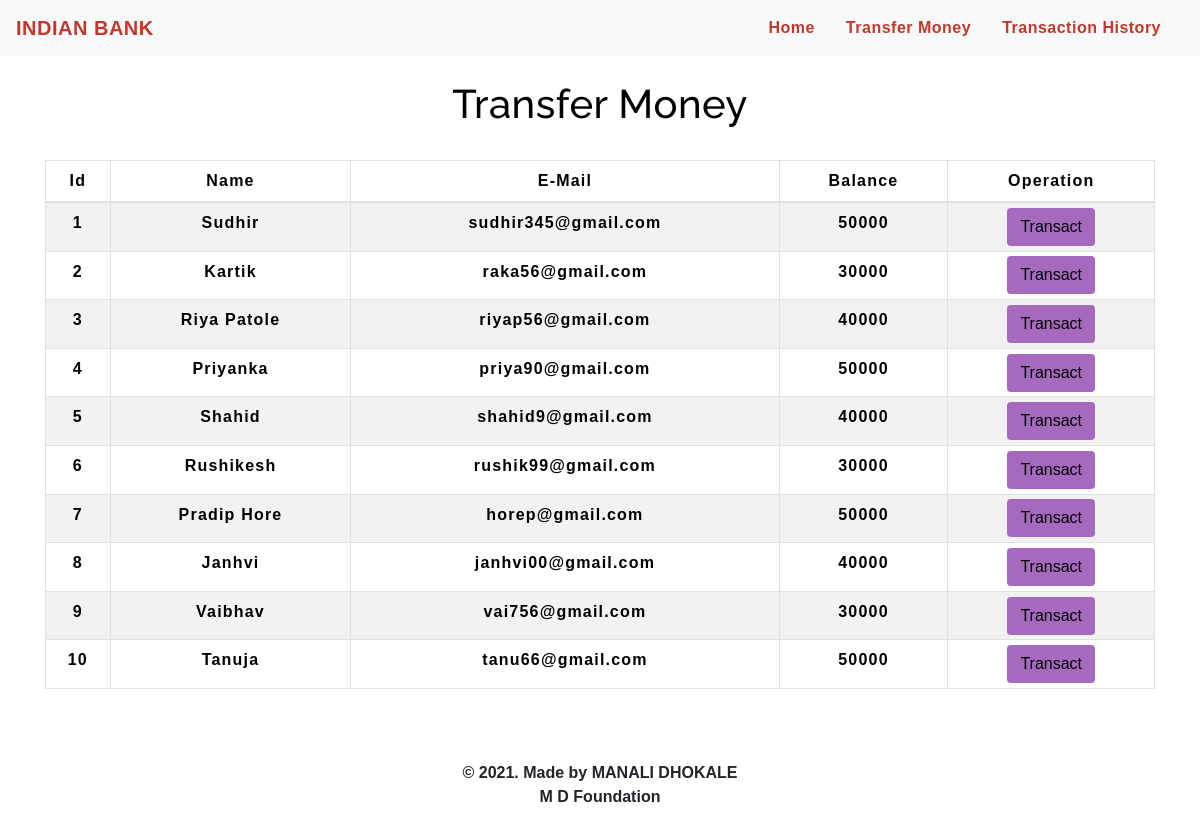
The app's page /transfermoney.php with its own data.
### tables this page shows
CREATE TABLE `users` (
  `id` int(3) NOT NULL,
  `name` text NOT NULL,
  `email` varchar(30) NOT NULL,
  `balance` int(8) NOT NULL
);

### transfermoney.php (the view, shortened to what this page needs)
<!DOCTYPE html>
<html lang="en">
<head>
    <link rel="stylesheet" href="https://maxcdn.bootstrapcdn.com/bootstrap/4.0.0/css/bootstrap.min.css">
    <link rel="stylesheet" type="text/css" href="css/table.css">
    <link rel="stylesheet" type="text/css" href="css/navbar.css">
</head>
<body >
<?php
    include 'config.php';
    $sql = "SELECT * FROM users";
    $result = mysqli_query($conn,$sql);
?>
<?php
  include 'navbar.php';
?>
<div class="container">
        <h2 class="text-center pt-4" style="color : black;">Transfer Money</h2>
        <br>
            <div class="row">
                <div class="col">
                    <div class="table-responsive-sm">
                    <table class="table table-hover table-sm table-striped table-condensed table-bordered" style="border-color:black;">
                        <thead style="color : black;">
                            <tr>
                            <th scope="col" class="text-center py-2">Id</th>
                            <th scope="col" class="text-center py-2">Name</th>
                            <th scope="col" class="text-center py-2">E-Mail</th>
                            <th scope="col" class="text-center py-2">Balance</th>
                            <th scope="col" class="text-center py-2">Operation</th>
                            </tr>
                        </thead>
                        <tbody>
                <?php
                    while($rows=mysqli_fetch_assoc($result)){
                ?>
                    <tr style="color : black;">
                        <td class="py-2"><?php echo $rows['id'] ?></td>
                        <td class="py-2"><?php echo $rows['name']?></td>
                        <td class="py-2"><?php echo $rows['email']?></td>
                        <td class="py-2"><?php echo $rows['balance']?></td>
                        <td><a href="selecteduserdetail.php?id= <?php echo $rows['id'] ;?>"> <button type="button" class="btn" style="background-color : #A569BD;">Transact</button></a></td>
                    </tr>
                <?php
                    }
                ?>
                        </tbody>
                    </table>
                    </div>
                </div>
            </div>
         </div>
         <footer class="text-center mt-5 py-2">
            <p>&copy 2021. Made by <b>MANALI DHOKALE</b> <br> M D Foundation</p>
        </footer>
</body>
</html>

### navbar.php (shortened to what this page needs)
<nav class="navbar navbar-expand-md navbar-light bg-light">
<a class="navbar-brand" href="index.php" style="color : #C0392B;"><b>INDIAN BANK</b></a>
<div class="collapse navbar-collapse" id="collapsibleNavbar">
      <ul class="navbar-nav ml-auto">
        <li class="nav-item">
          <a class="nav-link" href="index.php" style="color : #C0392B;"><b>Home</b></a>
        </li>
        <li class="nav-item">
          <a class="nav-link" href="transfermoney.php" style="color : #C0392B;"><b>Transfer Money</a>
        </li>
        <li class="nav-item">
          <a class="nav-link" href="transactionhistory.php" style="color : #C0392B;"><b>Transaction History</b></a>
        </li>
    </div>
 </nav>

### css/table.css (style rules this page uses)
* { padding: 0; margin: 0; box-sizing: border-box; font-family: sans-serif; }
h2 { font-size: 40px; }
table { letter-spacing: 1.2px; }
td { text-align: center; }
button { border:none; background: #d9d9d9; transition: 1s; }

### css/navbar.css (style rules this page uses)
.nav-link { margin-right: 15px; color:#2F363F; letter-spacing: 0.5px; transition: 0.5s; }
.navbar-brand { color: #4C4B4B; letter-spacing: 0.5px; }
h2 { color: #4C4B4B; letter-spacing: 0.5px; font-family: raleway; }

### transfermoney.php (style rules this page uses)
button { transition: 1.5s; }

### records on screen
users: id "1", name "Sudhir", email "sudhir345@gmail.com", balance "50000"
users: id "2", name "Kartik", email "raka56@gmail.com", balance "30000"
users: id "3", name "Riya Patole", email "riyap56@gmail.com", balance "40000"
users: id "4", name "Priyanka", email "priya90@gmail.com", balance "50000"
users: id "5", name "Shahid", email "shahid9@gmail.com", balance "40000"
users: id "6", name "Rushikesh", email "rushik99@gmail.com", balance "30000"
users: id "7", name "Pradip Hore", email "horep@gmail.com", balance "50000"
users: id "8", name "Janhvi", email "janhvi00@gmail.com", balance "40000"
users: id "9", name "Vaibhav", email "vai756@gmail.com", balance "30000"
users: id "10", name "Tanuja", email "tanu66@gmail.com", balance "50000"
